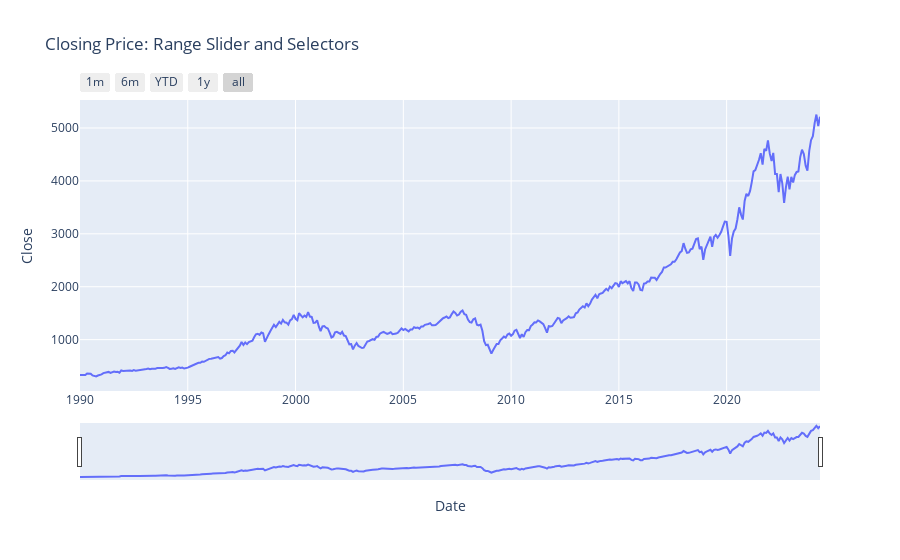

Notebook code cell kept with this figure:
### Markdown cell above
We will be working on forcasting closing price of S&P stocks

### Code cell
# fig = plt.figure(figsize=(15, 5))
# plt.plot(df.index,df['Close'],color='red')
# plt.xlabel('Timestamp')
# plt.ylabel('Closing price')
# plt.title('Monthly Closing Price')
fig = px.line(df,x="Date",y="Close",title="Closing Price: Range Slider and Selectors")
fig.update_xaxes(rangeslider_visible=True,rangeselector=dict(
    buttons=list([
        dict(count=1,label="1m",step="month",stepmode="backward"),
        dict(count=6,label="6m",step="month",stepmode="backward"),
        dict(count=1,label="YTD",step="year",stepmode="todate"),
        dict(count=1,label="1y",step="year",stepmode="backward"),
        dict(step="all")
])))

### Figure 1 — Plotly figure (JSON) as saved in the notebook; plotly's stock layout.template omitted (floating-point values rounded to 4 significant figures; data arrays with more than 128 entries replaced by an {"elided": "..."} marker saying what was removed)
{"data": [{"hovertemplate": "Date=%{x}<br>Close=%{y}<extra></extra>", "legendgroup": "", "line": {"color": "#636efa", "dash": "solid"}, "marker": {"symbol": "circle"}, "mode": "lines", "name": "", "orientation": "v", "showlegend": false, "type": "scatter", "x": {"elided": "413 str values"}, "xaxis": "x", "y": {"elided": "413 float values"}, "yaxis": "y"}], "layout": {"legend": {"tracegroupgap": 0}, "title": {"text": "Closing Price: Range Slider and Selectors"}, "xaxis": {"anchor": "y", "domain": [0, 1], "rangeselector": {"buttons": [{"count": 1, "label": "1m", "step": "month", "stepmode": "backward"}, {"count": 6, "label": "6m", "step": "month", "stepmode": "backward"}, {"count": 1, "label": "YTD", "step": "year", "stepmode": "todate"}, {"count": 1, "label": "1y", "step": "year", "stepmode": "backward"}, {"step": "all"}]}, "rangeslider": {"visible": true}, "title": {"text": "Date"}}, "yaxis": {"anchor": "x", "domain": [0, 1], "title": {"text": "Close"}}}}
